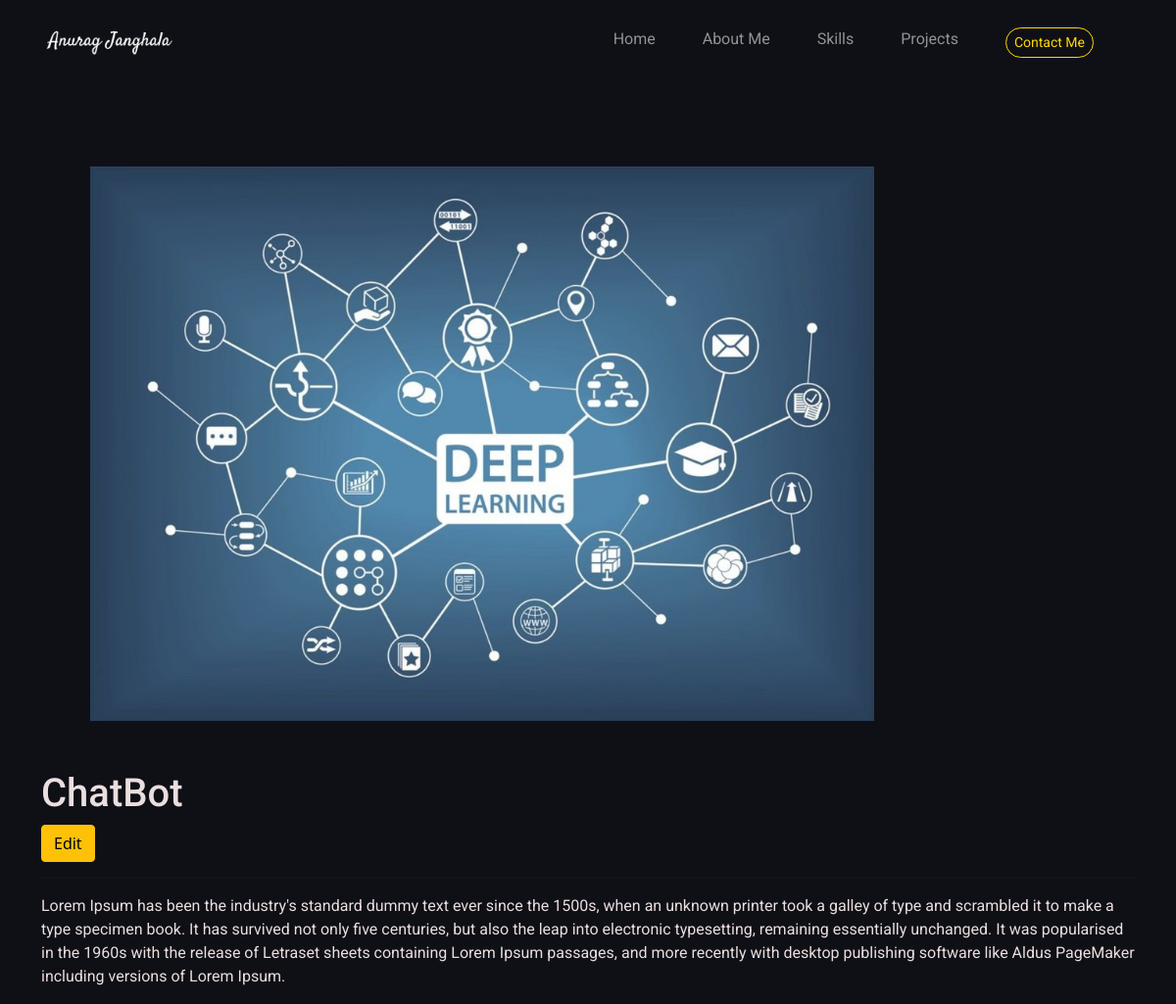
The page /project/fbf987c0-e66a-481e-a0bd-71933bc30f43/ on the database as committed earlier.
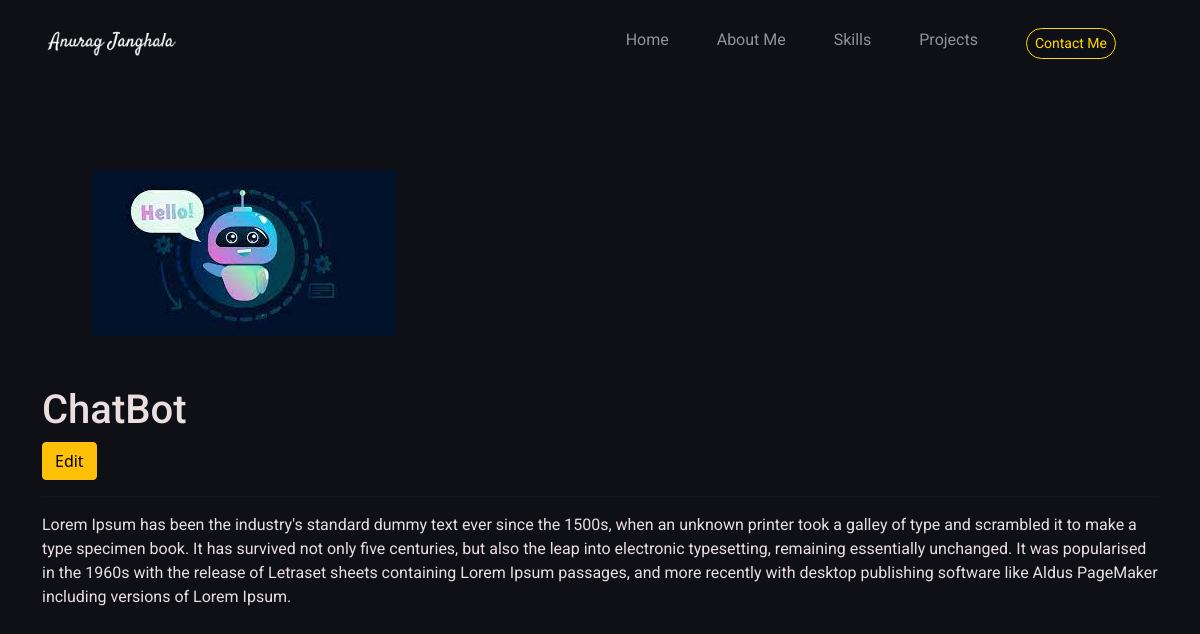
The same page on the database as committed later.
### folio/models.py (models this page shows, shortened)
class Project(models.Model):
    title = models.CharField(max_length=200)
    thumbnail = models.ImageField(null=True)
    description = RichTextUploadingField()
    slug = models.SlugField(null=True, blank=True)
    created = models.DateTimeField(auto_now_add=True)
    id = models.UUIDField(default=uuid.uuid4, unique=True, primary_key=True, editable=False)

### folio/views.py (the view)
# urls.py: path('project/<str:pk>/', views.projectPage, name='project'),
def projectPage(request, pk):
    project = Project.objects.get(id=pk)
    context = {'project': project}
    return render(request, 'folio/project.html', context)

### folio/templates/folio/project.html
{% extends 'base.html' %} {% load static %} {% block css_files %}
<link rel="stylesheet" href="{% static 'folio/style.css' %}" />
<link rel="stylesheet" href="{% static 'folio/project.css' %}" />
{% endblock %} {% block content %}
<div class="container">
  <img class="project--image" src="{{ project.thumbnail.url }}" alt="" />
  <h1>{{project.title}}</h1>
  <a class="btn btn-warning" href="{% url 'edit-project' project.id %}">Edit</a>
  <hr />
  <p>{{project.description|safe}}</p>
</div>
{% endblock %}

Rows that differ between the two databases and show on the page:
changed Project "ChatBot": thumbnail: a different picture
